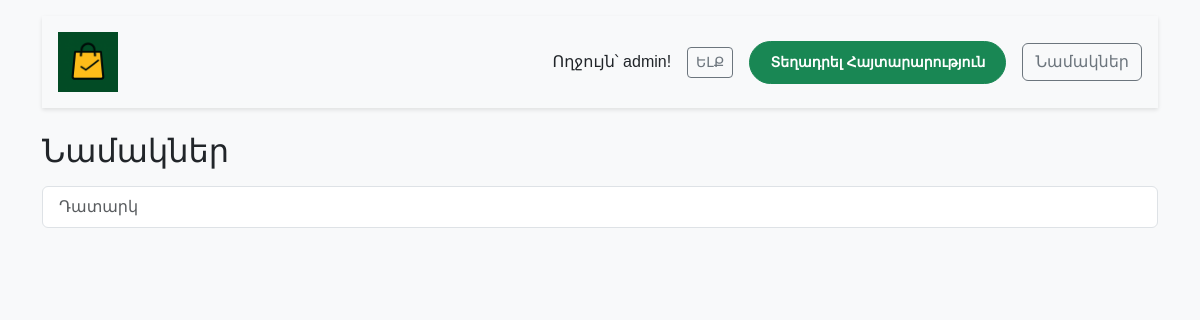
The app's page /messages/ (signed in), older data.
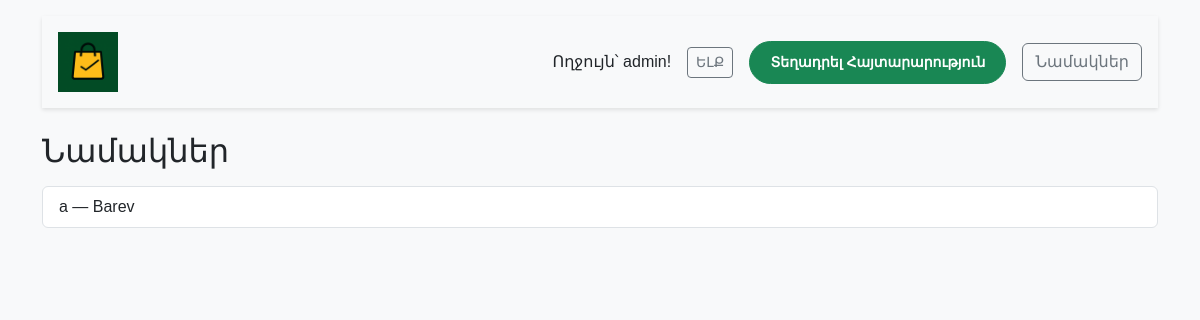
The same page, newer data.
### listings/models.py (models this page shows, shortened)
class Message(models.Model):
    sender = models.ForeignKey(User, on_delete=models.CASCADE, related_name='sent_messages')
    recipient = models.ForeignKey(User, on_delete=models.CASCADE, related_name='received_messages')
    listing = models.ForeignKey('Listing', on_delete=models.CASCADE, related_name='messages', null=True, blank=True)
    text = models.TextField()
    timestamp = models.DateTimeField(auto_now_add=True)
    is_read = models.BooleanField(default=False)
    class Meta:
        ordering = ['timestamp']

### listings/views.py (the view)
# urls.py: path('messages/', views.conversations_list, name='conversations_list'),            # Список всех переписок текущего пользователя
@login_required
def conversations_list(request):
    user = request.user
    conversations = Message.objects.filter(Q(sender=user) | Q(recipient=user)).order_by('-timestamp')
    interlocutors = {}
    for msg in conversations:
        other = msg.recipient if msg.sender == user else msg.sender
        if other.id not in interlocutors:
            interlocutors[other.id] = msg
    return render(request, 'listings/conversations_list.html', {
        'interlocutors': interlocutors.values(),
    })

### listings/templates/listings/conversations_list.html (shortened to what this page needs)
<!DOCTYPE html>
{% load static %}
<html lang="hy">
<head>
  <link href="https://cdn.jsdelivr.net/npm/bootstrap@5.3.0/dist/css/bootstrap.min.css" rel="stylesheet" />
  <link rel="stylesheet" href="{% static 'css/style.css' %}" />
</head>
<body class="container py-3">
<header class="d-flex justify-content-between align-items-center flex-wrap p-3 bg-light mb-4">
  <div class="mb-2 mb-md-0">
    <a href="{% url 'home' %}">
      <img src="{% static 'css/logo.png' %}" alt="Logo" style="height: 60px;" />
    </a>
  </div>
  <div class="d-flex align-items-center flex-wrap gap-2">
    {% if user.is_authenticated %}
      <span class="me-2">Ողջույն՝ {{ user.username }}!</span>
      <form method="post" action="{% url 'logout' %}" style="display: inline;">
        <button type="submit" class="btn btn-outline-secondary btn-sm">ԵԼՔ</button>
      </form>
      <a href="{% url 'add_listing' %}" class="btn btn-success btn-sm ms-2">Տեղադրել Հայտարարություն</a>
      <a href="{% url 'conversations_list' %}" class="btn btn-outline-secondary ms-2">Նամակներ</a>
    {% else %}
      <a href="{% url 'login' %}" class="btn btn-primary">ՄՈՒՏՔ</a>
      <a href="{% url 'register' %}" class="btn btn-secondary btn-sm">ԳՐԱՆՑՎԵԼ</a>
    {% endif %}
  </div>
</header>
<h2 class="mb-3">Նամակներ</h2>
<ul class="list-group">
  {% for msg in interlocutors %}
    {% if msg.sender.id == user.id %}
      {% with msg.recipient as interlocutor %}
        <li class="list-group-item">
          <a href="{% url 'conversation_detail' interlocutor.id %}">
            {{ interlocutor.username }} — {{ msg.text|truncatechars:40 }}
          </a>
        </li>
      {% endwith %}
    {% else %}
      {% with msg.sender as interlocutor %}
        <li class="list-group-item">
          <a href="{% url 'conversation_detail' interlocutor.id %}">
            {{ interlocutor.username }} — {{ msg.text|truncatechars:40 }}
          </a>
        </li>
      {% endwith %}
    {% endif %}
  {% empty %}
    <li class="list-group-item text-muted">Դատարկ</li>
  {% endfor %}
</ul>
</body>
</html>

Row changes from the older to the newer data that the page shows:
added Message: sender.username "a", text "Barev"
Text that changed along with them:
text no longer shown: "Դատարկ"
